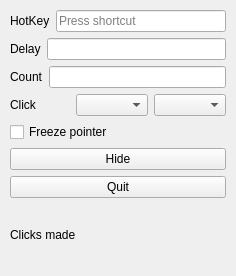
<?xml version="1.0" encoding="UTF-8"?>
<ui version="4.0">
 <class>MainWindow</class>
 <widget class="QMainWindow" name="MainWindow">
  <property name="enabled">
   <bool>true</bool>
  </property>
  <property name="geometry">
   <rect>
    <x>0</x>
    <y>0</y>
    <width>236</width>
    <height>276</height>
   </rect>
  </property>
  <property name="windowTitle">
   <string>AutoClicker</string>
  </property>
  <widget class="QWidget" name="centralWidget">
   <widget class="QWidget" name="">
    <property name="geometry">
     <rect>
      <x>0</x>
      <y>0</y>
      <width>236</width>
      <height>275</height>
     </rect>
    </property>
    <layout class="QVBoxLayout" name="verticalLayout_2">
     <property name="leftMargin">
      <number>10</number>
     </property>
     <property name="topMargin">
      <number>10</number>
     </property>
     <property name="rightMargin">
      <number>10</number>
     </property>
     <property name="bottomMargin">
      <number>10</number>
     </property>
     <item>
      <layout class="QHBoxLayout" name="horizontalLayout">
       <item>
        <widget class="QLabel" name="label_4">
         <property name="text">
          <string>HotKey</string>
         </property>
        </widget>
       </item>
       <item>
        <widget class="QKeySequenceEdit" name="keySequenceEdit_ShortCut">
         <property name="toolTip">
          <string>HotKey that starts or stops clicking</string>
         </property>
        </widget>
       </item>
      </layout>
     </item>
     <item>
      <layout class="QHBoxLayout" name="horizontalLayout_2">
       <item>
        <widget class="QLabel" name="label">
         <property name="toolTipDuration">
          <number>-1</number>
         </property>
         <property name="text">
          <string>Delay</string>
         </property>
        </widget>
       </item>
       <item>
        <widget class="QLineEdit" name="lineEdit_Delay">
         <property name="toolTip">
          <string>Delay between clicks in milliseconds</string>
         </property>
         <property name="toolTipDuration">
          <number>-1</number>
         </property>
        </widget>
       </item>
      </layout>
     </item>
     <item>
      <layout class="QHBoxLayout" name="horizontalLayout_3">
       <item>
        <widget class="QLabel" name="label_2">
         <property name="text">
          <string>Count</string>
         </property>
        </widget>
       </item>
       <item>
        <widget class="QLineEdit" name="lineEdit_Count">
         <property name="toolTip">
          <string>The number of clicks to a stop</string>
         </property>
        </widget>
       </item>
      </layout>
     </item>
     <item>
      <layout class="QHBoxLayout" name="horizontalLayout_4">
       <item>
        <widget class="QLabel" name="label_3">
         <property name="text">
          <string>Click</string>
         </property>
        </widget>
       </item>
       <item>
        <widget class="QComboBox" name="comboBox_ClickType"/>
       </item>
       <item>
        <widget class="QComboBox" name="comboBox_ClickMode"/>
       </item>
      </layout>
     </item>
     <item>
      <widget class="QCheckBox" name="checkBox_Freeze">
       <property name="toolTip">
        <string>Freeze mouse pointer during clicking</string>
       </property>
       <property name="text">
        <string>Freeze pointer</string>
       </property>
      </widget>
     </item>
     <item>
      <layout class="QVBoxLayout" name="verticalLayout">
       <item>
        <widget class="QPushButton" name="pushButton_Hide">
         <property name="toolTip">
          <string>Hide window</string>
         </property>
         <property name="text">
          <string>Hide</string>
         </property>
        </widget>
       </item>
       <item>
        <widget class="QPushButton" name="pushButton_Exit">
         <property name="toolTip">
          <string>Quit program</string>
         </property>
         <property name="text">
          <string>Quit</string>
         </property>
        </widget>
       </item>
      </layout>
     </item>
     <item>
      <layout class="QHBoxLayout" name="horizontalLayout_5">
       <item>
        <widget class="QLabel" name="label_5">
         <property name="text">
          <string>Clicks made</string>
         </property>
        </widget>
       </item>
       <item>
        <widget class="QLabel" name="label_progress">
         <property name="text">
          <string/>
         </property>
        </widget>
       </item>
      </layout>
     </item>
    </layout>
   </widget>
   <zorder>layoutWidget</zorder>
   <zorder>layoutWidget</zorder>
   <zorder>layoutWidget</zorder>
   <zorder>layoutWidget</zorder>
   <zorder>layoutWidget</zorder>
   <zorder>checkBox_Freeze</zorder>
   <zorder>layoutWidget</zorder>
  </widget>
 </widget>
 <layoutdefault spacing="6" margin="11"/>
 <tabstops>
  <tabstop>keySequenceEdit_ShortCut</tabstop>
  <tabstop>lineEdit_Delay</tabstop>
  <tabstop>lineEdit_Count</tabstop>
  <tabstop>comboBox_ClickType</tabstop>
  <tabstop>comboBox_ClickMode</tabstop>
  <tabstop>checkBox_Freeze</tabstop>
  <tabstop>pushButton_Hide</tabstop>
  <tabstop>pushButton_Exit</tabstop>
 </tabstops>
 <resources/>
 <connections/>
 <designerdata>
  <property name="gridDeltaX">
   <number>10</number>
  </property>
  <property name="gridDeltaY">
   <number>10</number>
  </property>
  <property name="gridSnapX">
   <bool>true</bool>
  </property>
  <property name="gridSnapY">
   <bool>true</bool>
  </property>
  <property name="gridVisible">
   <bool>true</bool>
  </property>
 </designerdata>
</ui>
